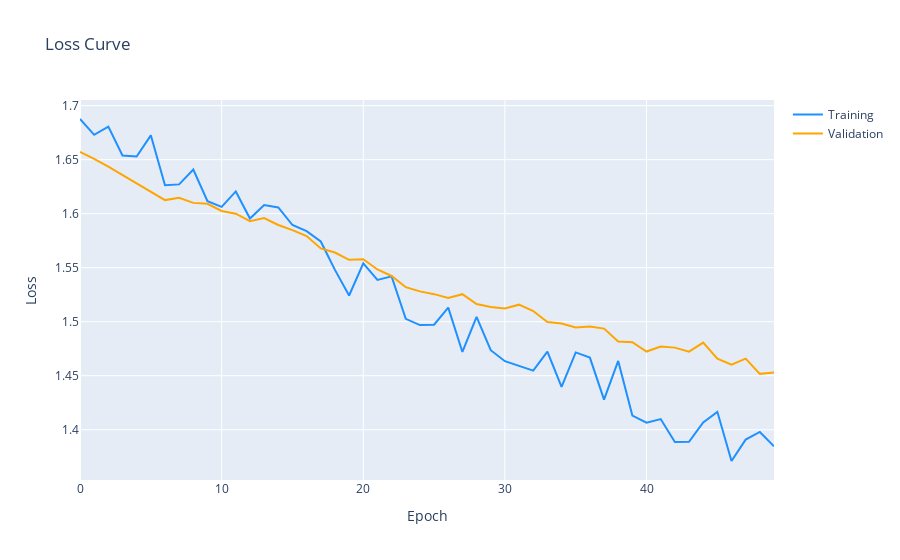

Notebook cell for this chart:
### Code cell
fig = go.Figure()
fig.add_trace(go.Scatter(x = history.epoch, y = metrics['loss'], 
                         mode = 'lines', name = 'Training',
                         line = dict(color='dodgerblue')))
fig.add_trace(go.Scatter(x = history.epoch, y = metrics['val_loss'], 
                         mode = 'lines', name = 'Validation',
                         line = dict(color='orange')))
fig.update_layout(title='Loss Curve',
                   xaxis_title='Epoch',
                   yaxis_title='Loss')

fig.show()

### Figure 1 — Plotly figure (JSON) as saved in the notebook; plotly's stock layout.template omitted (floating-point values rounded to 4 significant figures)
{"data": [{"line": {"color": "dodgerblue"}, "mode": "lines", "name": "Training", "type": "scatter", "x": [0, 1, 2, 3, 4, 5, 6, 7, 8, 9, 10, 11, 12, 13, 14, 15, 16, 17, 18, 19, 20, 21, 22, 23, 24, 25, 26, 27, 28, 29, 30, 31, 32, 33, 34, 35, 36, 37, 38, 39, 40, 41, 42, 43, 44, 45, 46, 47, 48, 49], "y": [1.688, 1.673, 1.681, 1.654, 1.653, 1.673, 1.626, 1.627, 1.641, 1.612, 1.606, 1.621, 1.596, 1.608, 1.606, 1.589, 1.584, 1.574, 1.548, 1.524, 1.554, 1.539, 1.542, 1.503, 1.497, 1.497, 1.513, 1.472, 1.505, 1.474, 1.463, 1.459, 1.455, 1.472, 1.44, 1.472, 1.467, 1.428, 1.464, 1.413, 1.407, 1.41, 1.389, 1.389, 1.407, 1.417, 1.371, 1.391, 1.398, 1.385]}, {"line": {"color": "orange"}, "mode": "lines", "name": "Validation", "type": "scatter", "x": [0, 1, 2, 3, 4, 5, 6, 7, 8, 9, 10, 11, 12, 13, 14, 15, 16, 17, 18, 19, 20, 21, 22, 23, 24, 25, 26, 27, 28, 29, 30, 31, 32, 33, 34, 35, 36, 37, 38, 39, 40, 41, 42, 43, 44, 45, 46, 47, 48, 49], "y": [1.657, 1.651, 1.643, 1.636, 1.628, 1.62, 1.613, 1.615, 1.61, 1.609, 1.603, 1.6, 1.593, 1.596, 1.59, 1.585, 1.579, 1.568, 1.564, 1.557, 1.558, 1.548, 1.542, 1.532, 1.528, 1.526, 1.522, 1.525, 1.516, 1.514, 1.512, 1.516, 1.51, 1.5, 1.498, 1.495, 1.496, 1.494, 1.482, 1.481, 1.472, 1.477, 1.476, 1.472, 1.481, 1.466, 1.46, 1.466, 1.452, 1.453]}], "layout": {"title": {"text": "Loss Curve"}, "xaxis": {"title": {"text": "Epoch"}}, "yaxis": {"title": {"text": "Loss"}}}}
